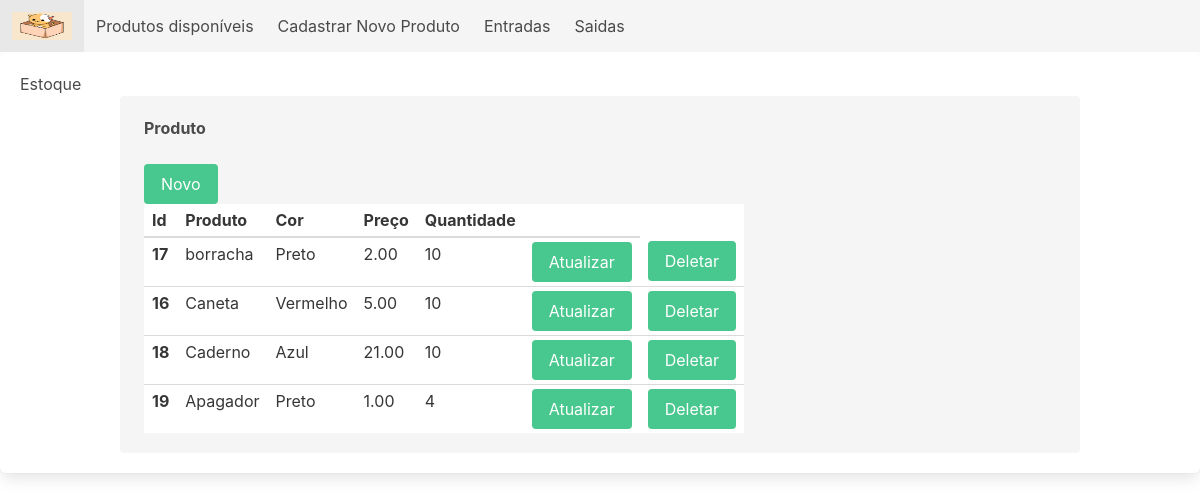
The app's page /produto/list_produto/ with its own data.
### produto/models.py (models this page shows, shortened)
class Produtos(models.Model):
    produto = models.CharField('Produto', max_length=200,)
    cor = models.ForeignKey(Cores, on_delete=models.CASCADE,verbose_name='Cor')
    descricao = models.TextField('Descrição', blank=True)
    preco = models.DecimalField('Preço', decimal_places=2, max_digits=8, default=0)
    quantidade = models.IntegerField('Quantidade', default=0)
    criado = models.DateTimeField('Criado em', auto_now_add=True)
    modificado = models.DateTimeField('Modificado em', auto_now=True)
    class Meta:
        verbose_name = 'Produto'
        verbose_name_plural = 'Produtos'
        ordering = ['-produto']

class Cores(models.Model):
    cor = models.CharField('Cor', max_length=200)
    def __str__(self):
        return self.cor

### produto/views.py (the view)
# urls.py: path('list_produto/', list_produto, name='list_produto'),
def list_produto(request):
    produtos = Produtos.objects.all()
    template_name = 'list_produto.html'
    context = {
    'produtos': produtos,
    }
    return render(request, template_name, context)

### produto/templates/list_produto.html
{% extends 'base.html' %}
{% block product %}
<div class="block">
   <strong>Produto</strong>
  </div>
<a class="button is-success" href="{% url 'produto:new_produto' %}">Novo</a>
<table class="table is-narrow">
    <thead>
        <tr>
            <th>Id</th>
            <th>Produto</th>
            <th>Cor</th>
            <th>Preço</th>
            <th>Quantidade</th>
            <th></th>
        </tr>
    </thead>
    <tbody>
        {% for produto in produtos %}
        <tr>
            <th>{{ produto.id }}</th>
            <td>{{ produto.produto }}</td>
            <td>{{ produto.cor }}</td>
            <td>{{ produto.preco }}</td>
            <td>{{ produto.quantidade }}</td>
            <td><a class="button is-success" href="{% url 'produto:update_produto' produto.id%}">Atualizar</a></td>
            <td><a class="button is-success" href="{% url 'produto:delete_produto' produto.id%}">Deletar</a></td>
        </tr>
        {% endfor %}
    </tbody>
</table>
{% endblock %}

### core/templates/base.html (shortened to what this page needs)
<!DOCTYPE html>
{% load static %}
<html lang="pt-br">
<head>
    <link rel="stylesheet" href="{% static 'css/bulma.min.css' %}">
</head>
<body>
    <nav class="navbar is-light" role="navigation" aria-label="main navigation">
        <div class="navbar-brand">
          <a class="navbar-item" href="{% url 'index' %}">
            <img src="{% static 'img/cat.avif' %}" width="60" height="56">
          </a>
        </div>
        <div id="navbarBasicExample" class="navbar-menu">
          <div class="navbar-start">
            <a class="navbar-item" href="{% url 'produto:list_produto' %}">
              Produtos disponíveis
              <a class="navbar-item" href="{% url 'produto:new_produto' %}">
                Cadastrar Novo Produto
              </a>
            <a class="navbar-item" href="{% url 'entrada:list_entrada' %}">
              Entradas
            </a>
            <a class="navbar-item" href="{% url 'saida:list_saida' %}">
              Saidas
            </a>
          </div>
        </div>
      </nav>
    <div class="box">
        <h1>Estoque</h1>
        <div class="container">
          <div class="notification">
            {% block product %}{% endblock %}
          </div>
        </div>
</body>
</html>

### records on screen
Produtos: id "17", produto "borracha", cor "Preto", preco "2.00", quantidade "10"
Produtos: id "16", produto "Caneta", cor "Vermelho", preco "5.00", quantidade "10"
Produtos: id "18", produto "Caderno", cor "Azul", preco "21.00", quantidade "10"
Produtos: id "19", produto "Apagador", cor "Preto", preco "1.00", quantidade "4"
